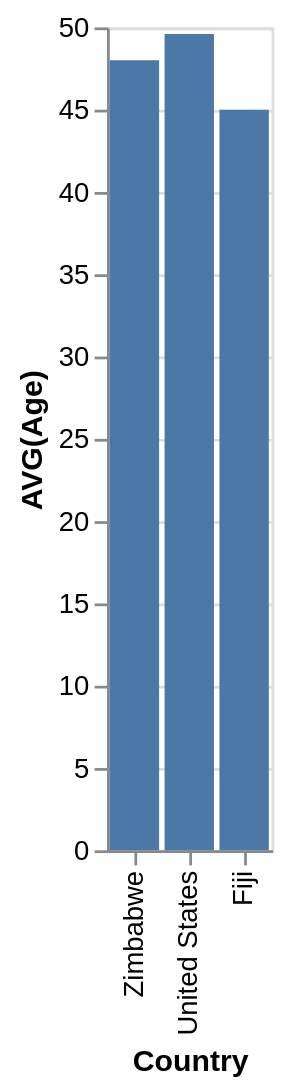

Express this chart as Vega-Lite.
### Vega-Lite specification from a JSON file in a GitHub repository (floating-point values rounded to 4 significant figures)
{"data": {"values": [{"x_data": "Zimbabwe", "y_data": 48}, {"x_data": "United States", "y_data": 49.6}, {"x_data": "Fiji", "y_data": 45}]}, "mark": "bar", "encoding": {"x": {"field": "x_data", "type": "nominal", "title": "Country", "sort": "descending"}, "y": {"field": "y_data", "type": "quantitative", "title": "AVG(Age)"}}}
